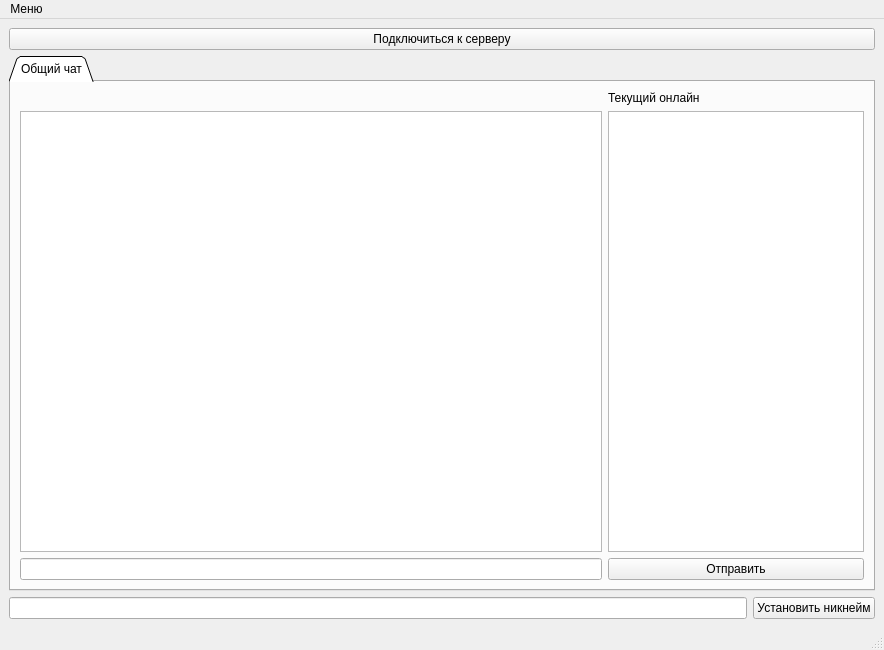
<?xml version="1.0" encoding="UTF-8"?>
<ui version="4.0">
 <class>MainWindow</class>
 <widget class="QMainWindow" name="MainWindow">
  <property name="geometry">
   <rect>
    <x>0</x>
    <y>0</y>
    <width>884</width>
    <height>650</height>
   </rect>
  </property>
  <property name="windowTitle">
   <string>MainWindow</string>
  </property>
  <widget class="QWidget" name="centralwidget">
   <layout class="QGridLayout" name="gridLayout">
    <item row="0" column="0" colspan="2">
     <widget class="QPushButton" name="connectButton">
      <property name="text">
       <string>Подключиться к серверу</string>
      </property>
     </widget>
    </item>
    <item row="5" column="1">
     <widget class="QPushButton" name="nickButton">
      <property name="text">
       <string>Установить никнейм</string>
      </property>
     </widget>
    </item>
    <item row="5" column="0">
     <widget class="QLineEdit" name="inputNick"/>
    </item>
    <item row="1" column="0" colspan="2">
     <widget class="QTabWidget" name="tabWidget">
      <property name="tabShape">
       <enum>QTabWidget::Triangular</enum>
      </property>
      <property name="currentIndex">
       <number>0</number>
      </property>
      <widget class="QWidget" name="tab">
       <attribute name="title">
        <string>Общий чат</string>
       </attribute>
       <layout class="QGridLayout" name="gridLayout_2">
        <item row="1" column="1" alignment="Qt::AlignRight">
         <widget class="QTextBrowser" name="onlineBrowser"/>
        </item>
        <item row="1" column="0">
         <widget class="QTextBrowser" name="textBrowser"/>
        </item>
        <item row="0" column="1">
         <widget class="QLabel" name="onlineLabel">
          <property name="text">
           <string>Текущий онлайн</string>
          </property>
         </widget>
        </item>
        <item row="2" column="0">
         <widget class="QLineEdit" name="inputText"/>
        </item>
        <item row="2" column="1">
         <widget class="QPushButton" name="sendButton">
          <property name="text">
           <string>Отправить</string>
          </property>
         </widget>
        </item>
       </layout>
      </widget>
     </widget>
    </item>
   </layout>
  </widget>
  <widget class="QMenuBar" name="menubar">
   <property name="geometry">
    <rect>
     <x>0</x>
     <y>0</y>
     <width>884</width>
     <height>20</height>
    </rect>
   </property>
   <widget class="QMenu" name="menu">
    <property name="title">
     <string>Меню</string>
    </property>
    <addaction name="separator"/>
    <addaction name="help"/>
   </widget>
   <addaction name="menu"/>
  </widget>
  <widget class="QStatusBar" name="statusbar"/>
  <action name="help">
   <property name="text">
    <string>Помощь</string>
   </property>
  </action>
 </widget>
 <resources/>
 <connections/>
</ui>
